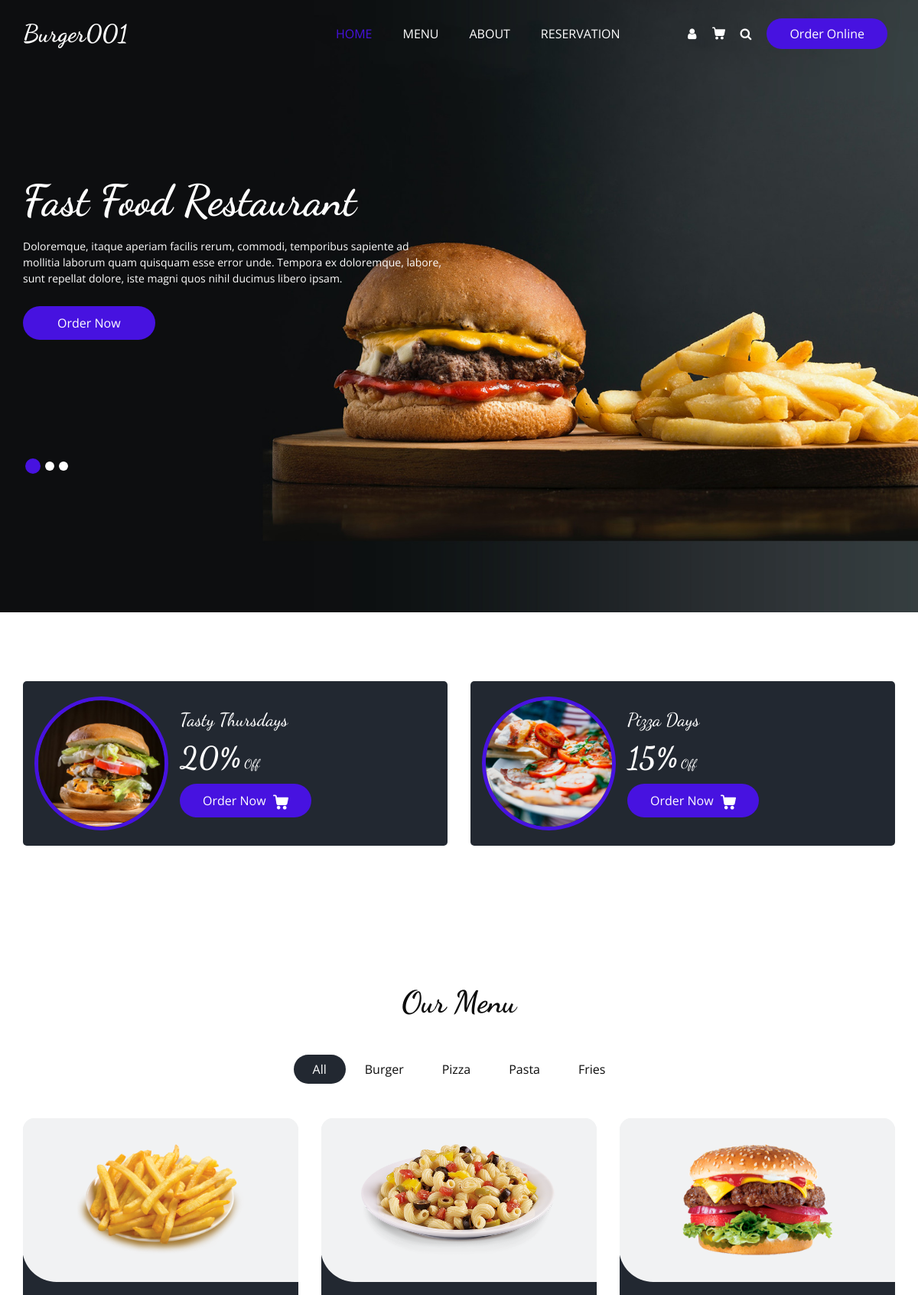
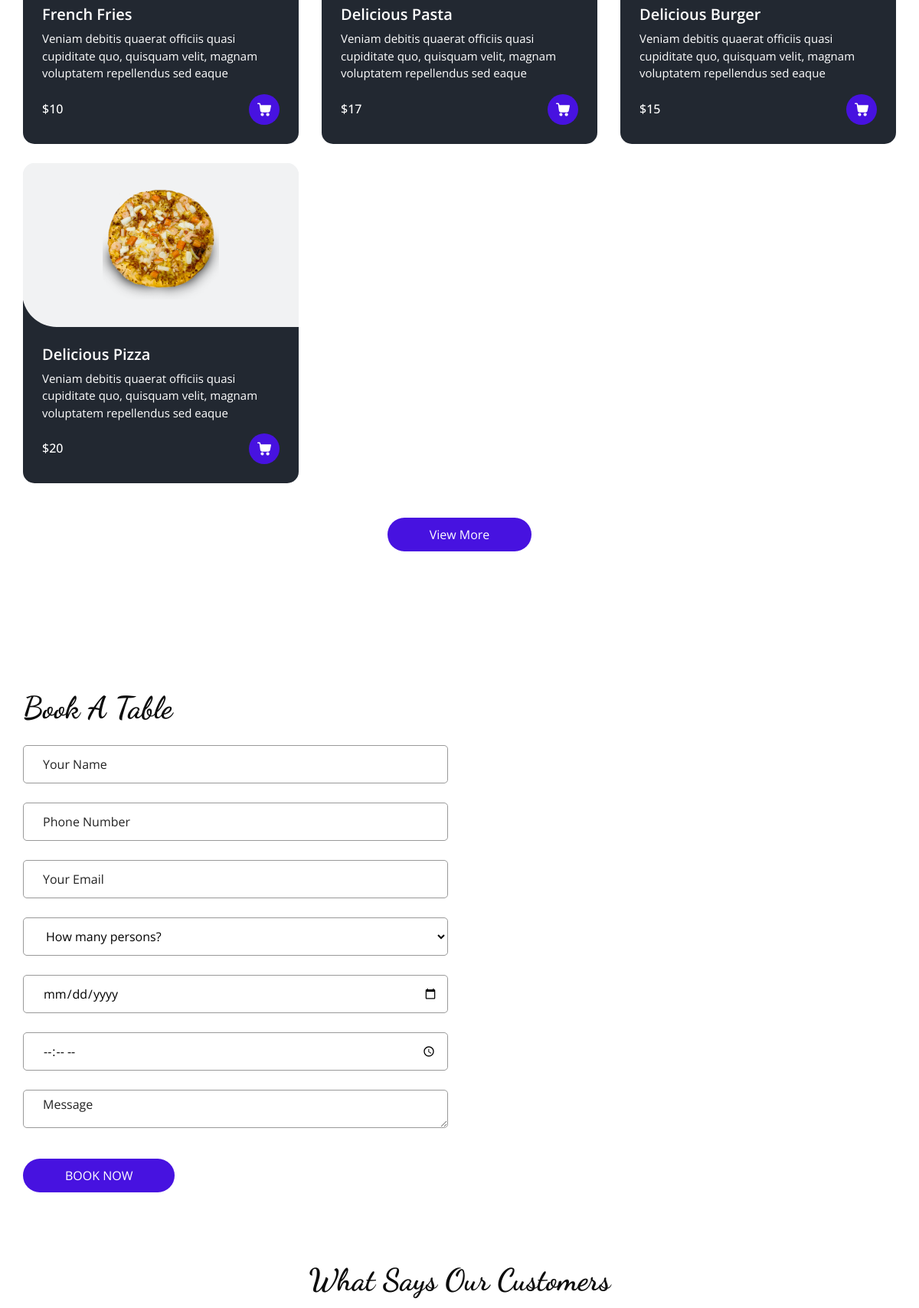
The page / (upper part) on the database its author committed (2 pictures, top to bottom).
### Base_App/models.py (models this page shows, shortened)
class ItemCategory(models.Model):
    Category_name = models.CharField(max_length=20)
    def __str__(self):
        return self.Category_name

class ItemList(models.Model):
    Item_name = models.CharField(max_length=20)
    Item_description = models.TextField(blank=False)
    Item_price = models.IntegerField()
    Category = models.ForeignKey(ItemCategory, related_name='Item_Category', on_delete=models.CASCADE)
    Item_image = models.ImageField(upload_to='Items/')
    created_at = models.DateTimeField(auto_now_add=True)

### Base_App/views.py (the view)
# urls.py: 2. Add a URL to urlpatterns:  path('', views.home, name='home')
def home(request):
    latest_items = ItemList.objects.order_by('-created_at')[:6]
    list = ItemCategory.objects.all()
    feedback = Feedback.objects.all()
    context = {
        'items': latest_items,
        'list':list,
        'feedback':feedback,
    }
    return render(request, 'home.html', context)

### Templates/home.html (shortened to what this page needs)
{% extends "base.html" %}
{% load static %}
{% block home_status %}active{% endblock %}
{% block slider %}
<section class="slider_section">
    <div id="customCarousel1" class="carousel slide" data-ride="carousel">
      <div class="carousel-inner">
        <div class="carousel-item active">
          <div class="container">
            <div class="row">
              <div class="col-md-7 col-lg-6">
                <div class="detail-box">
                  <h1>Fast Food Restaurant</h1>
                  <p>
                    Doloremque, itaque aperiam facilis rerum, commodi,
                    temporibus sapiente ad mollitia laborum quam quisquam
                    esse error unde. Tempora ex doloremque, labore, sunt
                    repellat dolore, iste magni quos nihil ducimus libero
                    ipsam.
                  </p>
                  <div class="btn-box">
                    <a href="" class="btn1"> Order Now </a>
                  </div>
                </div>
              </div>
            </div>
          </div>
        </div>
      </div>
      <div class="container">
        <ol class="carousel-indicators">
          <li
            data-target="#customCarousel1"
            data-slide-to="0"
            class="active"
          ></li>
          <li data-target="#customCarousel1" data-slide-to="1"></li>
          <li data-target="#customCarousel1" data-slide-to="2"></li>
        </ol>
      </div>
    </div>
  </section>
{% endblock %}
{% block content %}
    <section class="offer_section layout_padding-bottom">
        <div class="offer_container">
        <div class="container">
            <div class="row">
            <div class="col-md-6">
                <div class="box">
                <div class="img-box">
                    <img src="{% static "images/o1.jpg" %} " alt="" />
                </div>
                <div class="detail-box">
                    <h5>Tasty Thursdays</h5>
                    <h6><span>20%</span> Off</h6>
                    <a href="">
                    Order Now
                    </a>
                </div>
                </div>
            </div>
            <div class="col-md-6">
                <div class="box">
                <div class="img-box">
                    <img src="{% static "images/o2.jpg" %}" alt="" />
                </div>
                <div class="detail-box">
                    <h5>Pizza Days</h5>
                    <h6><span>15%</span> Off</h6>
                    <a href="">
                    Order Now
                    </a>
                </div>
                </div>
            </div>
            </div>
        </div>
        </div>
    </section>
  <section class="food_section layout_padding">
    <div class="container">
      <div class="heading_container heading_center">
        <h2>
          Our Menu
        </h2>
      </div>
      <ul class="filters_menu">
        <li class="active" data-filter="*">All</li>
        {% for lists in list %}
        <li data-filter=".{{ lists.Category_name }}">{{ lists.Category_name }}</li>
        {% endfor %}
      </ul>
      <div class="filters-content">
        <div class="row grid">
          {% for item in items %}
          <div class="col-sm-6 col-lg-4 all {{ item.Category }}">
            <div class="box">
              <div>
                <div class="img-box">
                  <img src="/media/{{ item.Item_image }}" alt="{{ item.Item_image }}">
                </div>
                <div class="detail-box">
                  <h5>
                    {{ item.Item_name }}
                  </h5>
                  <p>
                    {{ item.Item_description }}
                  </p>
                  <div class="options">
                    <h6>
                      ${{ item.Item_price }}
                    </h6>
                    <a href="">
                    </a>
                  </div>
                </div>
              </div>
            </div>
          </div>
          {% endfor %}
        </div>
      </div>
      <div class="btn-box">
        <a href="{% url "Menu" %}">
          View More
        </a>
      </div>
    </div>
</section>
  <section class="book_section layout_padding">
    <div class="container">
      <div class="heading_container">
        <h2>
          Book A Table
        </h2>
      </div>
      <div class="row">
        <div class="col-md-6">
          <div class="form_container">
            <form action="{% url 'Reservation' %}" method="post">
              <div>
                <input type="text" class="form-control" name="name" placeholder="Your Name" required />
              </div>
              <div>
                <input type="text" class="form-control" name="phone_number" placeholder="Phone Number" required />
              </div>
              <div>
                <input type="email" class="form-control" name="email" placeholder="Your Email" required />
              </div>
              <div>
                <select class="form-control nice-select wide" name="guests" required>
                  <option value="" disabled selected>
                    How many persons?
                  </option>
                </select>
              </div>
              <div>
                <input type="date" class="form-control" name="date" required>
              </div>
              <div>
                <input type="time" class="form-control" name="time" required>
              </div>
              <div>
                <textarea class="form-control" name="message" placeholder="Message" rows="4"></textarea>
              </div>
              <div class="btn_box">
                <button type="submit">
                  Book Now
                </button>
              </div>
            </form>
          </div>
        </div>
        <div class="col-md-6">
          <div class="map_container ">
            <div id="googleMap"></div>
          </div>
        </div>
      </div>
    </div>
  </section>
  <section class="client_section layout_padding-bottom">
    <div class="container">
      <div class="heading_container heading_center psudo_white_primary mb_45">
        <h2>What Says Our Customers</h2>
      </div>
    </div>
  </section>
{% endblock %}

### Static/css/responsive.css (style rules this page uses)
@media (min-width: 1200px) { .container { max-width: 1170px; } }

### rows shown on the page
ItemCategory: Category_name "Burger"
ItemCategory: Category_name "Pizza"
ItemCategory: Category_name "Pasta"
ItemCategory: Category_name "Fries"
ItemList: Item_image (picture), Item_name "French Fries", Item_description "Veniam debitis quaerat officiis quasi cupiditate quo, quisquam velit, magnam voluptatem repellendus sed eaque", Item_price "10"
ItemList: Item_image (picture), Item_name "Delicious Pasta", Item_description "Veniam debitis quaerat officiis quasi cupiditate quo, quisquam velit, magnam voluptatem repellendus sed eaque", Item_price "17"
ItemList: Item_image (picture), Item_name "Delicious Burger", Item_description "Veniam debitis quaerat officiis quasi cupiditate quo, quisquam velit, magnam voluptatem repellendus sed eaque", Item_price "15"
ItemList: Item_image (picture), Item_name "Delicious Pizza", Item_description "Veniam debitis quaerat officiis quasi cupiditate quo, quisquam velit, magnam voluptatem repellendus sed eaque", Item_price "20"
